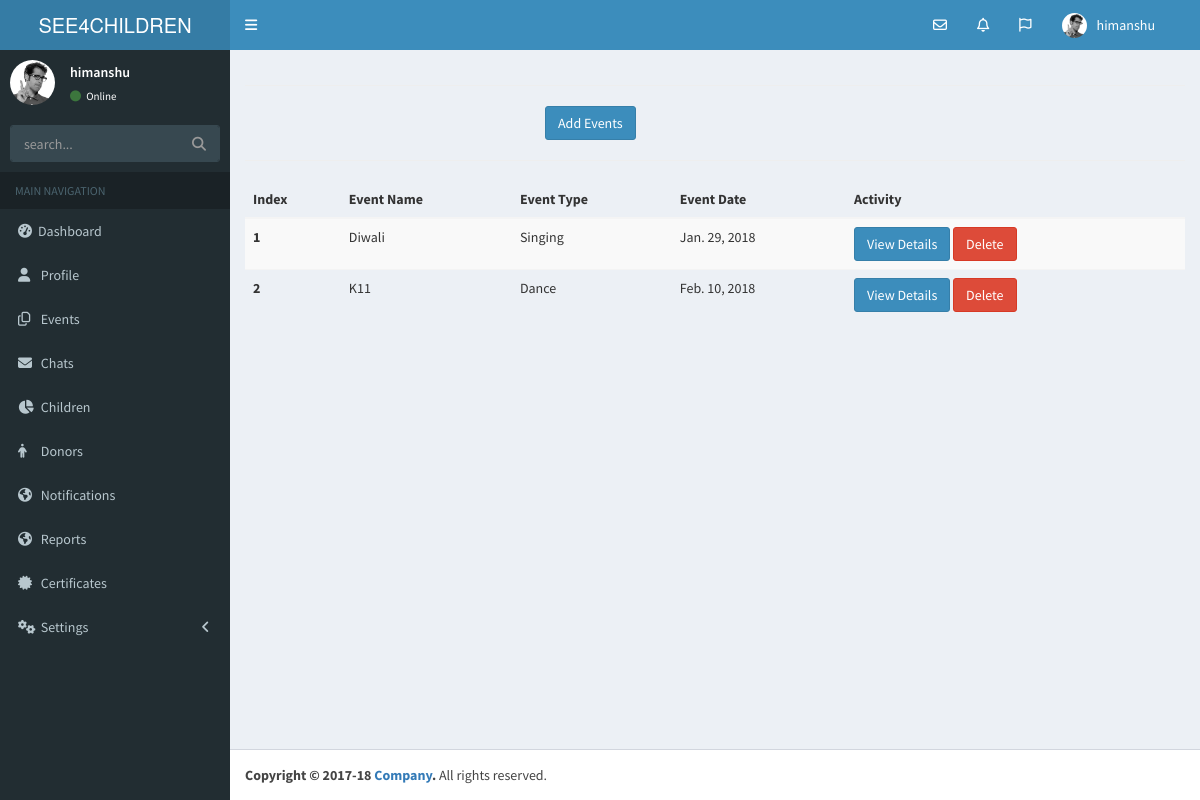
Page /event_list/ (signed in) on the committed database.
### NGO/models.py (models this page shows, shortened)
class Events(models.Model):
    ngo = models.ForeignKey(NGO, on_delete=models.CASCADE)
    name = models.CharField(max_length=100)
    type = models.CharField(max_length=100)
    date = models.DateField()
    place = models.CharField(max_length=100)
    description = models.TextField()
    image = models.ImageField(upload_to='events/', blank=True)
    organizer = models.CharField(max_length=30)

### NGO/views.py (the view)
# urls.py: url(r'^event_list/$', views.event_list, name='event_list'),
@login_required
def event_list(request):
    if not request.user.is_authenticated():
        return render(request, 'accounts/login.html')
    else:
        try:
            event_ids = []
            for ngo in NGO.objects.filter(user=request.user):
                for event in ngo.events_set.all():
                    event_ids.append(event.pk)
            user_event = Events.objects.filter(pk__in=event_ids)
        except NGO.DoesNotExist:
            user_event = []
        return render(request, 'ngo/upcoming_event.html', {
                'event_list': user_event,
            })

### templates/ngo/upcoming_event.html
{% extends 'ngo/base.html' %}
{% block content %}
    <div class="content-wrapper" xmlns="http://www.w3.org/1999/html">
    <section class="content">
    <hr/>
    <a href="/events_add/"><button class="btn btn-primary" style="margin-left: 300px;">Add Events</button></a><hr/>
<table class="table table-striped">
  <thead>
    <tr>
      <th scope="col">Index</th>
      <th scope="col">Event Name</th>
      <th scope="col">Event Type</th>
      <th scope="col">Event Date</th>
      <th scope="col">Activity</th>
    </tr>
  </thead>
  <tbody>
        {% for event in event_list %}
     <tr>
      <th scope="row">{{ forloop.counter }}</th>
      <td>{{ event.name }}</td>
      <td>{{ event.type }}</td>
      <td>{{ event.date }}</td>
         <td><a href="/event_details/{{ event.id }}"><button class="btn btn-primary"> View Details  </button></a> <button class="btn btn-danger">Delete</button></td>
     </tr>
        {% endfor %}
  </tbody>
</table>
    </section>
    </div>
{% endblock %}

### templates/ngo/base.html (shortened to what this page needs)
<!DOCTYPE html>
<html>
<head>
    {% load staticfiles %}
  <link rel="stylesheet" href="{% static 'bower_components/bootstrap/dist/css/bootstrap.min.css' %}">
  <link rel="stylesheet" href="{% static 'bower_components/font-awesome/css/font-awesome.min.css' %}">
  <link rel="stylesheet" href="{% static 'bower_components/Ionicons/css/ionicons.min.css' %}">
  <link rel="stylesheet" href="{% static 'dist/css/AdminLTE.min.css' %}">
  <link rel="stylesheet" href="{% static 'dist/css/skins/_all-skins.min.css' %}">
  <link rel="stylesheet" href="{% static 'plugins/bootstrap-wysihtml5/bootstrap3-wysihtml5.min.css' %}">
  <link rel="stylesheet" href="http://code.jquery.com/ui/1.8.18/themes/base/jquery-ui.css" type="text/css" media="all"/>
</head>
<body class="hold-transition skin-blue sidebar-mini">
 <header class="main-header">
    <a href="/" class="logo">
      <span class="logo-lg">SEE4CHILDREN</span>
    </a>
    <nav class="navbar navbar-static-top" role="navigation">
      <a href="#" class="sidebar-toggle" data-toggle="push-menu" role="button">
      </a>
      <div class="navbar-custom-menu">
        <ul class="nav navbar-nav">
          <li class="dropdown messages-menu">
            <a href="#" class="dropdown-toggle" data-toggle="dropdown">
              <i class="fa fa-envelope-o"></i>
            </a>
          </li>
          <li class="dropdown notifications-menu">
            <a href="#" class="dropdown-toggle" data-toggle="dropdown">
              <i class="fa fa-bell-o"></i>
            </a>
          </li>
          <li class="dropdown tasks-menu">
            <a href="#" class="dropdown-toggle" data-toggle="dropdown">
              <i class="fa fa-flag-o"></i>
            </a>
          </li>
          <li class="dropdown user user-menu">
            <a href="#" class="dropdown-toggle" data-toggle="dropdown">
              <img src="{% static "dist/img/user2-160x160.jpg" %}" class="user-image" alt="User Image">
              <span class="hidden-xs">{{ user }}</span>
            </a>
          </li>
          <li>
            <a href="#"></a>
          </li>
        </ul>
      </div>
    </nav>
  </header>
  <aside class="main-sidebar">
      {% if not loggedIn %}
    <section class="sidebar">
      <div class="user-panel">
        <div class="pull-left image">
          <img src="{% static "dist/img/user2-160x160.jpg" %}" class="img-circle" alt="User Image">
        </div>
        <div class="pull-left info">
          <p>{{ user }}</p>
          <a href="#"><i class="fa fa-circle text-success"></i> Online</a>
        </div>
      </div>
      <form method="get" role="search" action="{% url 'NGO:index' %}" class="sidebar-form">
        <div class="input-group">
          <input type="text" name="q" class="form-control" value="{{ request.GET.get }}" placeholder="search...">
          <span class="input-group-btn">
              <button type="submit" class="btn btn-flat"><i class="fa fa-search"></i>
              </button>
            </span>
        </div>
      </form>
        <ul class="sidebar-menu" data-widget="tree">
        <li class="header">MAIN NAVIGATION</li>
        <li>
          <a href="/">
            <i class="fa fa-dashboard"></i><span>Dashboard</span>
          </a>
        </li>
        <li>
          <a href="/profile/">
            <i class="fa fa-user"></i> <span>Profile</span>
          </a>
        </li>
        <li>
          <a href="/event_list/">
            <i class="fa fa-files-o"></i>
            <span>Events</span>
          </a>
        </li>
        <li>
          <a href="/messages/admin/">
            <i class="fa fa-envelope"></i> <span>Chats</span>
          </a>
        </li>
        <li>
          <a href="/children_list/">
            <i class="fa fa-pie-chart"></i>
            <span>Children</span>
          </a>
        </li>
        <li>
          <a href="/donor_list/">
            <i class="fa fa-male"></i> <span>Donors</span>
          </a>
        </li>
         <li>
          <a href="/notification_list/">
            <i class="fa fa-globe"></i> <span>Notifications</span>
          </a>
        </li>
        <li>
          <a href="/reports/">
            <i class="fa fa-globe"></i> <span>Reports</span>
          </a>
        </li>
        <li>
          <a href="/certificate/">
            <i class="fa fa-certificate"></i> <span>Certificates</span>
          </a>
        </li>
        <li class="treeview">
          <a href="#">
            <i class="fa fa-gears"></i> <span>Settings</span>
            <span class="pull-right-container">
              <i class="fa fa-angle-left pull-right"></i>
            </span>
          </a>
        </li>
        </ul>
    </section>
      {% endif %}
  </aside>
    {% block content %}
    {% endblock %}
<footer class="main-footer">
    <strong>Copyright &copy; 2017-18 <a href="#">Company</a>.</strong> All rights reserved.
  </footer>
</body>
</body>
</html>

### rows in the picture
Events: name "Diwali", type "Singing", date "Jan. 29, 2018"
Events: name "K11", type "Dance", date "Feb. 10, 2018"

### other values in the picture
{{ user }} "himanshu"
